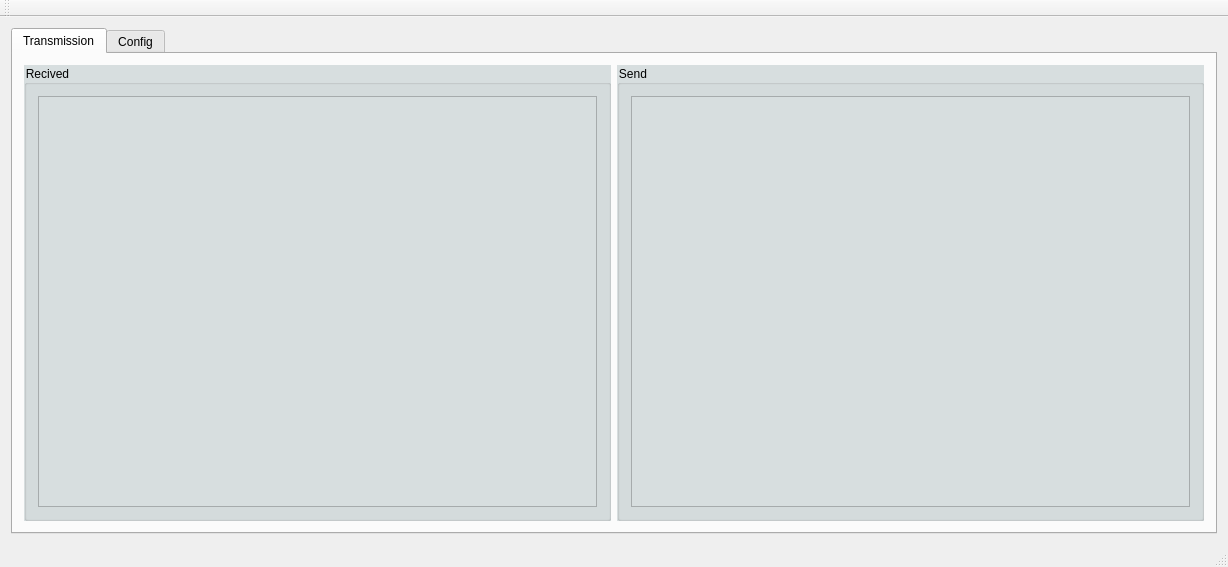
<?xml version="1.0" encoding="UTF-8"?>
<ui version="4.0">
 <class>MainWindow</class>
 <widget class="QMainWindow" name="MainWindow">
  <property name="geometry">
   <rect>
    <x>0</x>
    <y>0</y>
    <width>1228</width>
    <height>567</height>
   </rect>
  </property>
  <property name="windowTitle">
   <string>BCC_B6000</string>
  </property>
  <widget class="QWidget" name="centralWidget">
   <layout class="QVBoxLayout" name="verticalLayout">
    <item>
     <widget class="QTabWidget" name="tabWidget">
      <property name="currentIndex">
       <number>0</number>
      </property>
      <widget class="QWidget" name="tab">
       <attribute name="title">
        <string>Transmission</string>
       </attribute>
       <layout class="QHBoxLayout" name="horizontalLayout">
        <item>
         <widget class="QGroupBox" name="groupBox">
          <property name="styleSheet">
           <string notr="true">background-color: rgb(215, 222, 223);</string>
          </property>
          <property name="title">
           <string>Recived</string>
          </property>
          <layout class="QHBoxLayout" name="horizontalLayout_2">
           <item>
            <widget class="QTableWidget" name="ctl_tableRciv"/>
           </item>
          </layout>
         </widget>
        </item>
        <item>
         <widget class="QGroupBox" name="groupBox_2">
          <property name="styleSheet">
           <string notr="true">background-color: rgb(215, 222, 223);</string>
          </property>
          <property name="title">
           <string>Send</string>
          </property>
          <layout class="QHBoxLayout" name="horizontalLayout_3">
           <item>
            <widget class="QTableWidget" name="ctl_tableSend"/>
           </item>
          </layout>
         </widget>
        </item>
       </layout>
      </widget>
      <widget class="QWidget" name="tab_2">
       <attribute name="title">
        <string>Config</string>
       </attribute>
       <widget class="QGroupBox" name="groupBox_3">
        <property name="geometry">
         <rect>
          <x>150</x>
          <y>50</y>
          <width>231</width>
          <height>121</height>
         </rect>
        </property>
        <property name="styleSheet">
         <string notr="true">background-color: rgb(215, 222, 223);</string>
        </property>
        <property name="title">
         <string>BCC_B6000</string>
        </property>
        <widget class="QLabel" name="label">
         <property name="geometry">
          <rect>
           <x>20</x>
           <y>30</y>
           <width>59</width>
           <height>15</height>
          </rect>
         </property>
         <property name="text">
          <string>IP</string>
         </property>
        </widget>
        <widget class="QLabel" name="label_2">
         <property name="geometry">
          <rect>
           <x>20</x>
           <y>80</y>
           <width>59</width>
           <height>15</height>
          </rect>
         </property>
         <property name="text">
          <string>Port</string>
         </property>
        </widget>
        <widget class="QLineEdit" name="ctl_IP_BCC">
         <property name="geometry">
          <rect>
           <x>100</x>
           <y>30</y>
           <width>113</width>
           <height>23</height>
          </rect>
         </property>
        </widget>
        <widget class="QLineEdit" name="ctl_portBCC">
         <property name="geometry">
          <rect>
           <x>100</x>
           <y>70</y>
           <width>81</width>
           <height>23</height>
          </rect>
         </property>
        </widget>
       </widget>
       <widget class="QGroupBox" name="groupBox_6">
        <property name="geometry">
         <rect>
          <x>460</x>
          <y>50</y>
          <width>231</width>
          <height>121</height>
         </rect>
        </property>
        <property name="styleSheet">
         <string notr="true">background-color: rgb(215, 222, 223);</string>
        </property>
        <property name="title">
         <string>FCC</string>
        </property>
        <widget class="QLabel" name="label_3">
         <property name="geometry">
          <rect>
           <x>20</x>
           <y>30</y>
           <width>59</width>
           <height>15</height>
          </rect>
         </property>
         <property name="text">
          <string>IP</string>
         </property>
        </widget>
        <widget class="QLabel" name="label_4">
         <property name="geometry">
          <rect>
           <x>20</x>
           <y>80</y>
           <width>59</width>
           <height>15</height>
          </rect>
         </property>
         <property name="text">
          <string>Port</string>
         </property>
        </widget>
        <widget class="QLineEdit" name="ctl_IP_FCC">
         <property name="geometry">
          <rect>
           <x>100</x>
           <y>30</y>
           <width>113</width>
           <height>23</height>
          </rect>
         </property>
        </widget>
        <widget class="QLineEdit" name="ctl_portFCC">
         <property name="geometry">
          <rect>
           <x>100</x>
           <y>70</y>
           <width>81</width>
           <height>23</height>
          </rect>
         </property>
        </widget>
       </widget>
       <widget class="QGroupBox" name="groupBox_7">
        <property name="geometry">
         <rect>
          <x>760</x>
          <y>50</y>
          <width>231</width>
          <height>121</height>
         </rect>
        </property>
        <property name="styleSheet">
         <string notr="true">background-color: rgb(215, 222, 223);</string>
        </property>
        <property name="title">
         <string>RFC</string>
        </property>
        <widget class="QLabel" name="label_5">
         <property name="geometry">
          <rect>
           <x>20</x>
           <y>30</y>
           <width>59</width>
           <height>15</height>
          </rect>
         </property>
         <property name="text">
          <string>IP</string>
         </property>
        </widget>
        <widget class="QLabel" name="label_6">
         <property name="geometry">
          <rect>
           <x>20</x>
           <y>80</y>
           <width>59</width>
           <height>15</height>
          </rect>
         </property>
         <property name="text">
          <string>Port</string>
         </property>
        </widget>
        <widget class="QLineEdit" name="ctl_IP_RFC">
         <property name="geometry">
          <rect>
           <x>100</x>
           <y>30</y>
           <width>113</width>
           <height>23</height>
          </rect>
         </property>
        </widget>
        <widget class="QLineEdit" name="ctl_portRFC">
         <property name="geometry">
          <rect>
           <x>100</x>
           <y>70</y>
           <width>81</width>
           <height>23</height>
          </rect>
         </property>
        </widget>
       </widget>
      </widget>
     </widget>
    </item>
   </layout>
  </widget>
  <widget class="QMenuBar" name="menuBar">
   <property name="geometry">
    <rect>
     <x>0</x>
     <y>0</y>
     <width>1228</width>
     <height>20</height>
    </rect>
   </property>
  </widget>
  <widget class="QToolBar" name="mainToolBar">
   <attribute name="toolBarArea">
    <enum>TopToolBarArea</enum>
   </attribute>
   <attribute name="toolBarBreak">
    <bool>false</bool>
   </attribute>
  </widget>
  <widget class="QStatusBar" name="statusBar"/>
 </widget>
 <layoutdefault spacing="6" margin="11"/>
 <resources/>
 <connections/>
</ui>
